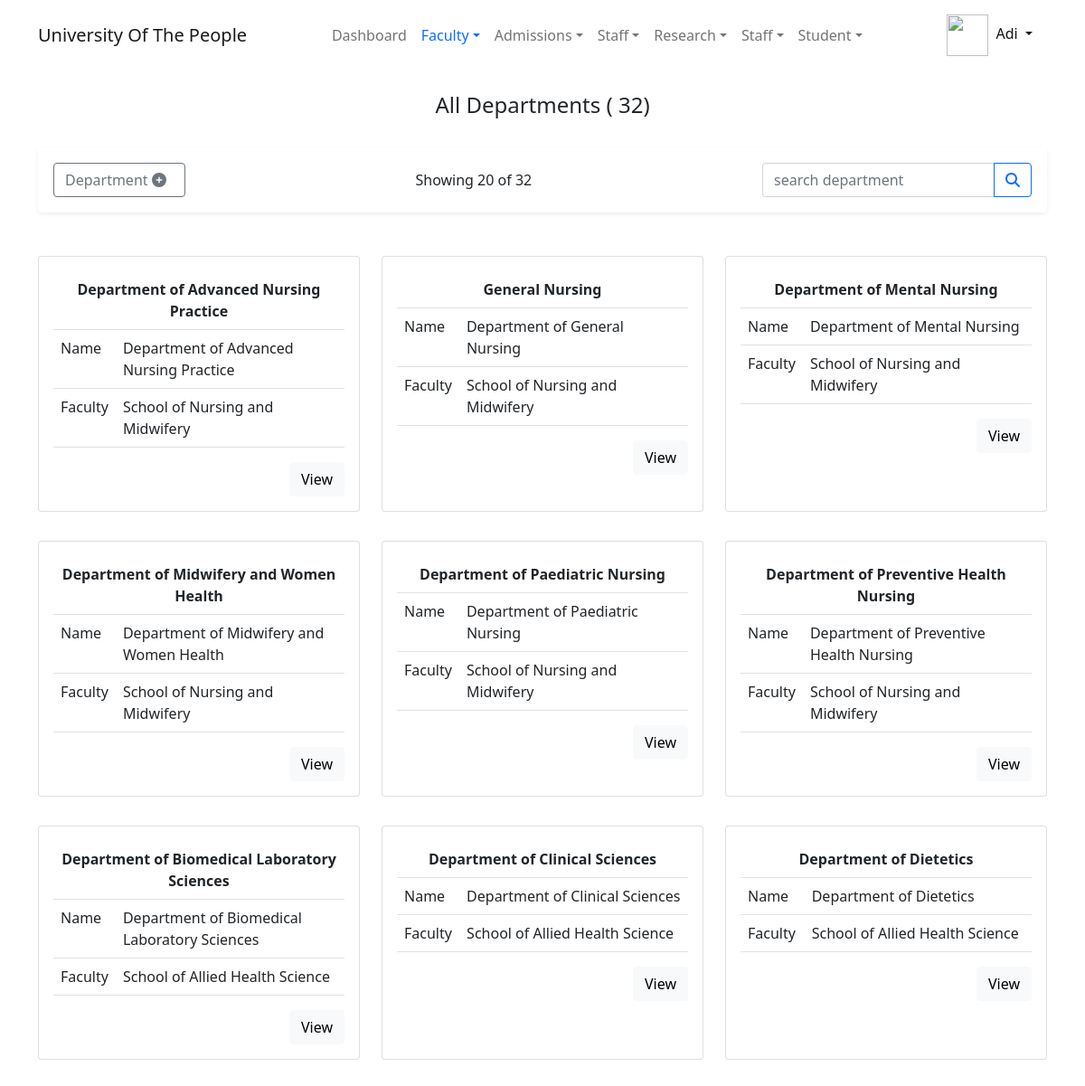
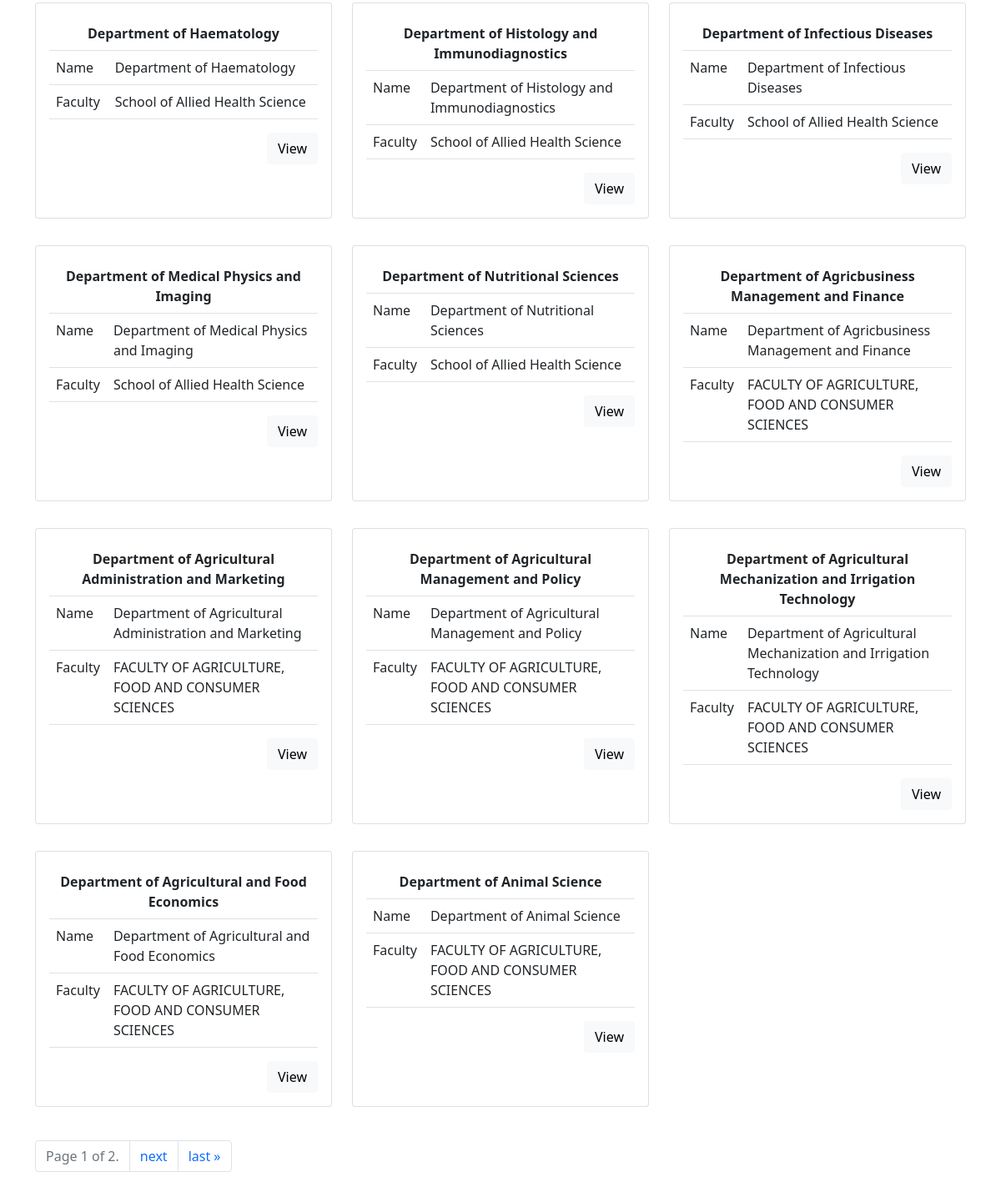
The page /department/all/ (signed in) on the database its author committed (2 pictures, top to bottom).
### accounts/models.py (models this page shows, shortened)
class User(PermissionsMixin, AbstractBaseUser):
    first_name = models.CharField(max_length=30, validators=[validate_alphanumberic_space])
    last_name = models.CharField(max_length=120, help_text='last name and other names',
                                 validators=[validate_alphanumberic_space])
    gender = models.CharField(max_length=5, choices=GenderChoices.choices, null=True)
    date_of_birth = models.DateField(null=True)
    email = models.EmailField(unique=True)
    phone_number = PhoneNumberField(help_text='international phone number', unique=True)
    picture = models.ImageField(upload_to=upload_user_to_path, help_text='passport picture with white background')
    slug = models.SlugField(null=True, unique=True)
    is_online = models.BooleanField(default=False)
    is_active = models.BooleanField(default=True)
    is_admin = models.BooleanField(default=False)
    is_superuser = models.BooleanField(default=False)
    timestamp = models.DateTimeField(auto_now=True)
    identity = models.CharField(unique=True, null=True, max_length=30)
    session_key = models.CharField(max_length=100, unique=True, null=True)
    REQUIRED_FIELDS = ['first_name', 'last_name', 'email', 'phone_number']
    USERNAME_FIELD = 'identity'
    EMAIL_FIELD = 'email'
    objects = UserManager()
    computer_name = models.CharField(max_length=250, null=True, blank=True)
    username = models.CharField(max_length=250, null=True, blank=True)
    http_sec_ch_ua = models.CharField(max_length=250, null=True, blank=True)
    os = models.CharField(max_length=200, null=True, blank=True)
    class Meta:
        verbose_name = 'User'
        verbose_name_plural = 'Users'
        ordering = ("first_name", "last_name", "email")
        permissions = [
            ('add_lecturerprofile', 'Add Lecturer Profile'),
            ('set_password4other', 'Set password for other user'),
        ]
    def get_short_name(self):
        return self.first_name

### department/models.py (models this page shows, shortened)
class Department(models.Model):
    faculty = models.ForeignKey(
        on_delete=models.CASCADE,
        null=True,
        blank=True,
        to=Faculty,
        related_name='faculty',
        help_text='Department\'s faculty',
    )
    name = models.CharField(
        max_length=120,
        help_text='The name of the department.',
        unique=True,
    )
    short_form = models.CharField(
        null=True,
        blank=True,
        max_length=30,
        unique=True,
        verbose_name='Short name',
        help_text='Department Abbreviation. Short name/form'
    )
    slug = models.SlugField(unique=True)
    updated = models.DateTimeField(auto_now=True)
    created_by = models.ForeignKey(User, on_delete=models.CASCADE)
    picture = models.ImageField(null=True, blank=True, upload_to=upload_picture_to)
    objects = DepartmentManager()
    class Meta:
        db_table = 'department'
        verbose_name_plural = 'Departments'
        verbose_name = 'department'
        permissions = [
            ('list_department', 'can view departments list')
        ]
    def get_absolute_url(self):
        return reverse('Department:detail', kwargs={
            'slug': self.slug
        })

### faculty/models.py (models this page shows, shortened)
class Faculty(models.Model):
    name = models.CharField(max_length=120, unique=True, validators=(validation.validate_alphanumberic_space,),
                            help_text='Name of Faculty,College, or School'
                            )
    slug = models.SlugField(unique=True)
    icon = models.ImageField(help_text='Faculty icon', upload_to=upload_icon_to)
    picture = models.ImageField(help_text='Picture of the faculty building, student , etc.', upload_to=upload_picture_to)
    note = RichTextField(null=True, blank=True)
    timestamp = models.DateTimeField(auto_now_add=True)
    objects = FacultyManager()
    class Meta:
        db_table = 'faculty'
        verbose_name_plural = 'Faculties'
        verbose_name = 'Faculty'
    def __str__(self):
        return self.name

### department/views.py (the view)
# urls.py: path('all/', DepartmentsListView.as_view(), name='list'),
class DepartmentsListView(LoginRequiredMixin, PermissionRequiredMixin, ListView):
    model = Department
    permission_denied_message = permission_denied_msg('view')
    template_name = 'department/admin/list.html'
    permission_required = 'department.view_department'
    paginate_by = 20
    def get_context_data(self, **kwargs):
        ctx = super(DepartmentsListView, self).get_context_data(**kwargs)
        ctx['title'] = 'All Departments'
        ctx['header'] = 'All Departments'
        ctx["empty_text"] = self.get_empty_text()
        ctx['hasPerms'] = self.can_user_add_department()
        ctx['department_query'] = self.get_department_query()
        ctx['top_badge'] = self.get_top_badge()
        ctx['department_qry_cnt_msg'] = self.get_department_counts_msg()
        return ctx
    def get_top_badge(self):
        return ' %s' % self.model.objects.count()
    def get_department_counts_msg(self):
        counts = self.object_list.count()
        query = self.get_department_query()
        if query:
            if counts > 1:
                return f'"<b>{query}</b>" matches {counts} departments'
            return f'"<b>{query}</b>" match {counts} department'
    def get_department_query(self):
        return self.request.GET.get('department_query')
    def can_user_add_department(self):
        user = self.request.user
        return user.has_perm('department.add_department')
    def get_empty_text(self):
        query = self.get_department_query()
        if query:
            return f'"<b>{query}</b>" matches no department in the system'
        return 'There is no department in the system yet'
    def get_queryset(self):
        return self.model.objects.search(self.get_department_query())

### Home/templatetags/institution_extra.py (called while the page is built)
@register.simple_tag(name='institutionFullName')
def get_institution_fullname_name():
    return settings.COLLEGE_FULL_NAME

@register.simple_tag(name='institutionShortName')
def get_institution_short_name():
    return settings.COLLEGE_SHORT_NAME

### accounts/LoginSessionMiddleWare.py (called while the page is built)
    def __call__(self, request):
        user = request.user
        if user.is_authenticated:
            stored_session_key = user.session_key
            if stored_session_key and stored_session_key != request.session.session_key:
                try:
                    Session.objects.get(session_key=stored_session_key).delete()
                except Session.DoesNotExist:
                    pass
            user.session_key = request.session.session_key
            user.computer_name = request.META.get('COMPUTERNAME')
            user.username = request.META.get('USERNAME')
            user.http_sec_ch_ua = request.META.get('HTTP_SEC_CH_UA')
            user.os = request.META.get('OS')
            user.save()
        response = self.get_response(request)
        return response

### accounts/models.py (called while the page is built)
@receiver(models.signals.pre_save, sender=User)
def auto_slug(sender, instance, **kwargs):
    if not instance.slug:
        instance.slug = unique_slug_generate(instance)

@receiver(models.signals.post_save, sender=User)
def auto_logout_user(sender, instance, **kwargs):
    if not instance.is_online:
        try:
            session = Session.objects.get(session_key=instance.session_key)
            session.delete()
        except Session.DoesNotExist:
            pass

### department/models.py (called while the page is built)
    def search(self, name):
        if name:
            return self.filter(name__icontains=name)
        else:
            return self.all()

### department/templates/department/admin/list.html (shortened to what this page needs)
{% extends 'base/admin/base.html' %}
{% block container %}
    <div class="container">
        <div class="row my-4">
            <div class="col-auto mx-auto">
                <h4 class="text-center">{{ header }} {% if top_badge %}({{ top_badge }}){% endif %}</h4>
            </div>
        </div>
        <div class="row">
            <div class="col-12">
                 <div class="alert shadow-sm d-flex flex-column gap-2 flex-md-row justify-content-between align-items-baseline">
                     {% if hasPerms %}
                         <a href="{% url 'Department:create' %}{% if faculty_sug %}?facultyslug={{ faculty_sug }}{% endif %}" class="btn btn-outline-secondary" onclick="dynamicSpinner(this)">Department <span class="fa fa-plus-circle me-2"></span></a>
                     {% endif %}
                 {% if department_qry_cnt_msg %}
                     <h6>{{ department_qry_cnt_msg|safe }}</h6>
                     {% else %}
                     <h6>Showing {{ page_obj.object_list.count }} of {{ top_badge }}</h6>
                 {% endif %}
                     <form action="" method="get">
                        <div class="input-group">
                            <input name="department_query" type="search" value="{{ department_query|default:'' }}" placeholder="search department" class="form-control">
                            <button onclick="dynamicSpinner(this)" type="submit" class="btn btn-outline-primary"><span class="fa fa-search" title="search"></span></button>
                        </div>
                     </form>
                 </div>
            </div>
        </div>
        {% if page_obj %}
            <div class="row my-3">
                {% for department in page_obj %}
                    <div class="col-md-6 col-lg-4 my-3">
                        <div class="card hover_shadow h-100">
                            <div class="card-body table-responsive">
                                <table class="table">
                                    <tr>
                                        <th colspan="2" class="text-center">{{ department.short_form|default:department.name }}</th>
                                    </tr>
                                    <tr>
                                        <td>Name</td>
                                        <td>{{ department.name }}</td>
                                    </tr>
                                    <tr>
                                        <td>Faculty</td>
                                        <td>{{ department.faculty|default:'---' }}</td>
                                    </tr>
                                </table>
                                <div class="d-flex justify-content-end">
                                    <a onclick="dynamicSpinner(this)" class="btn btn-light" href="{{ department.get_absolute_url }}">View</a>
                                </div>
                            </div>
                        </div>
                    </div>
                {% endfor %}
            </div>
        {% endif %}
        <div class="row my-4">
            <div class="col">
                <div class="pagination">
                    <div class="page-item disabled">
                        <span class="page-link">
                            Page {{ page_obj.number }} of {{ page_obj.paginator.num_pages }}.
                        </span>
                    </div>
                    {% if page_obj.has_next %}
                        <div class="page-item">
                            <a class="page-link" href="?page={{ page_obj.next_page_number }}">next</a>
                        </div>
                        <div class="page-item">
                            <a class="page-link" href="?page={{ page_obj.paginator.num_pages }}">last &raquo;</a>
                        </div>
                    {% endif %}
                </div>
            </div>
        </div>
    </div>
{% endblock %}

### templates/base/admin/userMiniMenu.html (shortened to what this page needs)
{% load static %}
{% with admin=request.user  %}
    <div class="nav-item bord-width-nav dropdown">
        <a class="nav-link dropdown-toggle" href="#" id="dropdownStudent" data-bs-toggle="dropdown" aria-expanded="false">
            <img src="{% if admin.picture  %}{{ admin.picture.url }}{% else %}{% static 'favicon.png' %} {% endif %}" alt="" height="46" width="46" srcset="">
            <span class="ms-1">{{ admin.get_short_name|title }}</span>
        </a>
    </div>
{% endwith %}

### Assets/styles/designs.css (style rules this page uses)
.nav-item a.nav-link { color: #111415; }

### rows shown on the page
User: get_short_name "Adi"
Department: short_form "Department of Advanced Nursing Practice", name "Department of Advanced Nursing Practice", faculty "School of Nursing and Midwifery"
Department: short_form "General Nursing", name "Department of General Nursing", faculty "School of Nursing and Midwifery"
Department: short_form "Department of Mental Nursing", name "Department of Mental Nursing", faculty "School of Nursing and Midwifery"
Department: short_form "Department of Midwifery and Women Health", name "Department of Midwifery and Women Health", faculty "School of Nursing and Midwifery"
Department: short_form "Department of Paediatric Nursing", name "Department of Paediatric Nursing", faculty "School of Nursing and Midwifery"
Department: short_form "Department of Preventive Health Nursing", name "Department of Preventive Health Nursing", faculty "School of Nursing and Midwifery"
Department: short_form "Department of Biomedical Laboratory Sciences", name "Department of Biomedical Laboratory Sciences", faculty "School of Allied Health Science"
Department: short_form "Department of Clinical Sciences", name "Department of Clinical Sciences", faculty "School of Allied Health Science"
Department: short_form "Department of Dietetics", name "Department of Dietetics", faculty "School of Allied Health Science"
Department: short_form "Department of Haematology", name "Department of Haematology", faculty "School of Allied Health Science"
Department: short_form "Department of Histology and Immunodiagnostics", name "Department of Histology and Immunodiagnostics", faculty "School of Allied Health Science"
Department: short_form "Department of Infectious Diseases", name "Department of Infectious Diseases", faculty "School of Allied Health Science"
Department: short_form "Department of Medical Physics and Imaging", name "Department of Medical Physics and Imaging", faculty "School of Allied Health Science"
Department: short_form "Department of Nutritional Sciences", name "Department of Nutritional Sciences", faculty "School of Allied Health Science"
Department: short_form "Department of Agricbusiness Management and Finance", name "Department of Agricbusiness Management and Finance", faculty "FACULTY OF AGRICULTURE, FOOD AND CONSUMER SCIENCES"
Department: short_form "Department of Agricultural Administration and Marketing", name "Department of Agricultural Administration and Marketing", faculty "FACULTY OF AGRICULTURE, FOOD AND CONSUMER SCIENCES"
Department: short_form "Department of Agricultural Management and Policy", name "Department of Agricultural Management and Policy", faculty "FACULTY OF AGRICULTURE, FOOD AND CONSUMER SCIENCES"
Department: short_form "Department of Agricultural Mechanization and Irrigation Technology", name "Department of Agricultural Mechanization and Irrigation Technology", faculty "FACULTY OF AGRICULTURE, FOOD AND CONSUMER SCIENCES"
Department: short_form "Department of Agricultural and Food Economics", name "Department of Agricultural and Food Economics", faculty "FACULTY OF AGRICULTURE, FOOD AND CONSUMER SCIENCES"
Department: short_form "Department of Animal Science", name "Department of Animal Science", faculty "FACULTY OF AGRICULTURE, FOOD AND CONSUMER SCIENCES"

### other values the page prints
{{ header }} "All Departments"
{{ top_badge }} "32"
{{ page_obj.object_list.count }} "20"
{{ page_obj.number }} "1"
{{ page_obj.paginator.num_pages }} "2"
